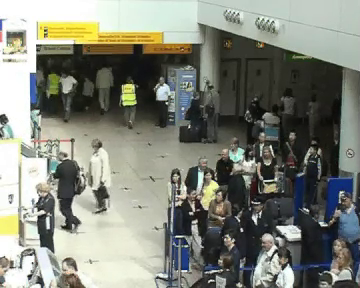
#> input picture frame 29 of clases/Cap08_Segmentación/Matlab_Python/secuencia_color.mov, 360 x 288 px
$ jupyter execute TRAT08_SegVideo.ipynb   (shell and % lines are left out)
#> lines starting #> are read from the running program, lines starting #| are printed output that depends on the picture
[cell 1]
# define helper function to display videos
import io
import os

from IPython.display import HTML
from base64 import b64encode
def show_video(file_name, width=640):
  # show resulting deepsort video
  mp4 = open(file_name,'rb').read()
  data_url = "data:video/mp4;base64," + b64encode(mp4).decode()
  return HTML("""
  <video width="{0}" controls>
        <source src="{1}" type="video/mp4">
  </video>
  """.format(width, data_url))

[cell 2]
# fvideo = 'pedestrians.avi'
fvideo = 'secuencia_color.mov'

[cell 3]
show_video(fvideo)

[cell 4]
import cv2
import numpy as np
import matplotlib.pyplot as plt
from IPython.display import clear_output


vidcap = cv2.VideoCapture(fvideo)
success, image = vidcap.read()
#> image is the input picture: shape (288, 360, 3); mean B, G, R 120.9, 131.7, 128.8
image = image[:, :, ::-1]
count = 1

B = cv2.cvtColor(image, cv2.COLOR_BGR2GRAY)
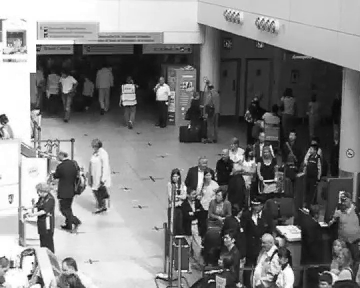
#> B: shape (288, 360); min 0, max 255, mean 128.1
Bd = B.astype(float)
Dd = Bd


N = 100

while success and count < N:
    success, image = vidcap.read()
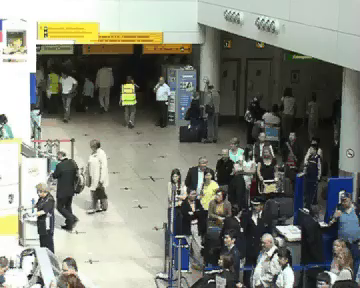
#> input picture frame 30 of clases/Cap08_Segmentación/Matlab_Python/secuencia_color.mov, 360 x 288 px
#> image is the input picture: shape (288, 360, 3); mean B, G, R 121, 131.6, 128.8
    count += 1
    if success and count <= N:
        clear_output(wait=True)
    image = image[:, :, ::-1]
    F = cv2.cvtColor(image, cv2.COLOR_BGR2GRAY)
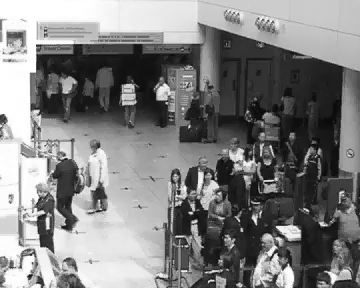
#> F: shape (288, 360); min 7, max 255, mean 128.1
    Fd = F.astype(float)
    Dd = np.abs(Bd-Fd)
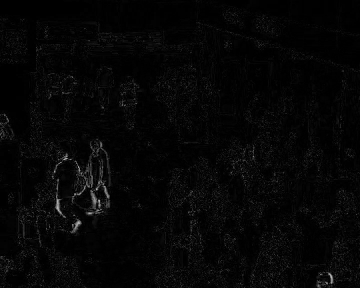
#> Dd: shape (288, 360) float64; min 0, max 184, mean 5.8
    Bd = Fd
    plt.figure(1)
#> (this line was passed over: IPython is not available in this run)
    plt.imshow(Dd,cmap='gray')
#> (this line was passed over: IPython is not available in this run)
    plt.title('frame: ' + str(count))
#> (this line was passed over: IPython is not available in this run)
    plt.pause(0.1)
    plt.clf()
#> (this line was passed over: IPython is not available in this run)

$ run again, starting later in the video
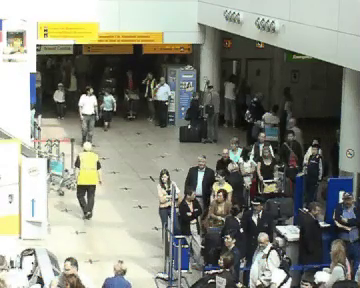
#> input picture frame 134 of clases/Cap08_Segmentación/Matlab_Python/secuencia_color.mov, 360 x 288 px
#> image is the input picture: shape (288, 360, 3); mean B, G, R 127.6, 138.9, 136.6
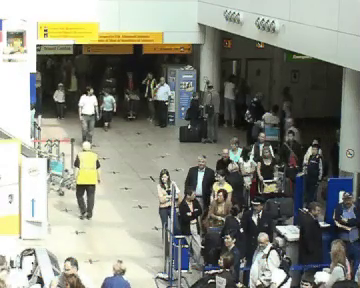
#> input picture frame 135 of clases/Cap08_Segmentación/Matlab_Python/secuencia_color.mov, 360 x 288 px
#> image is the input picture: shape (288, 360, 3); mean B, G, R 127.8, 139, 136.7
#> `Dd = np.abs(Bd-Fd)`:
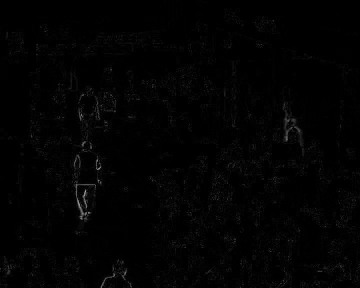
#> Dd: shape (288, 360) float64; min 0, max 177, mean 2.6

$ run again, starting later in the video
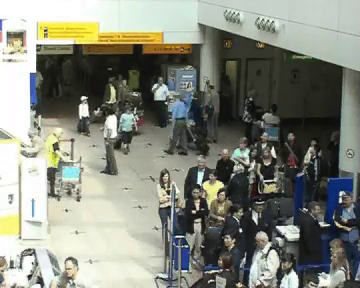
#> input picture frame 239 of clases/Cap08_Segmentación/Matlab_Python/secuencia_color.mov, 360 x 288 px
#> image is the input picture: shape (288, 360, 3); mean B, G, R 124.4, 135.5, 132.9
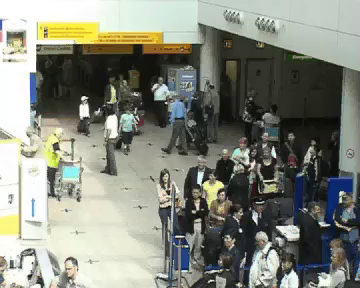
#> input picture frame 240 of clases/Cap08_Segmentación/Matlab_Python/secuencia_color.mov, 360 x 288 px
#> image is the input picture: shape (288, 360, 3); mean B, G, R 123.9, 134.9, 132.3
#> `Dd = np.abs(Bd-Fd)`:
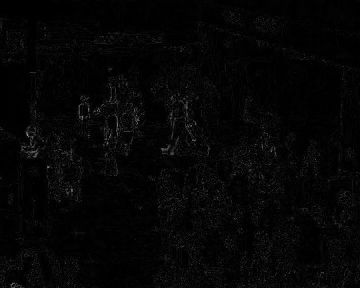
#> Dd: shape (288, 360) float64; min 0, max 156, mean 5.3
